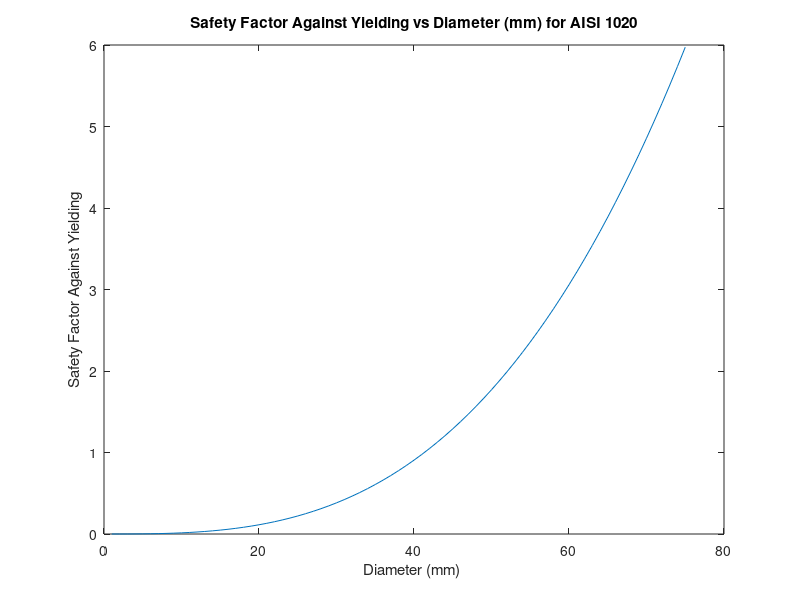
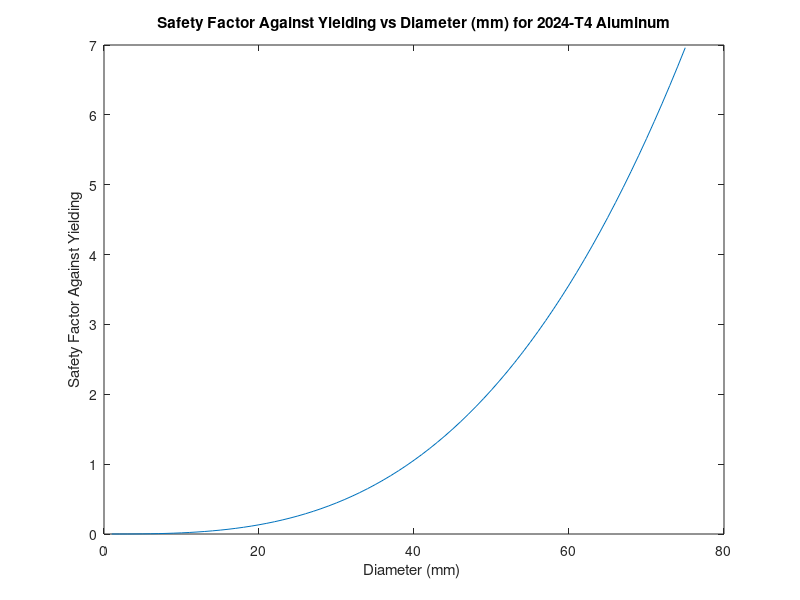
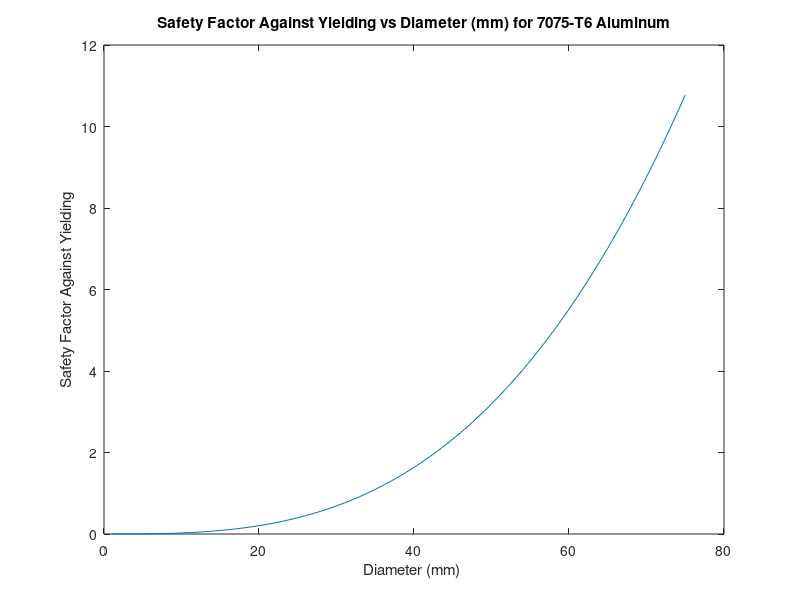
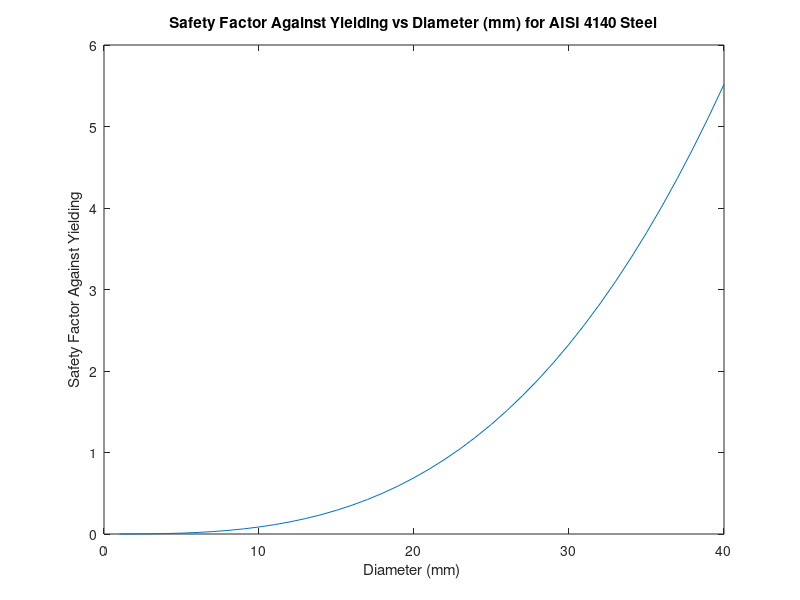

These figures' MATLAB source, in order:
%% MAE 3270 HW 10 Q6 Dowling Problem 7.24 
% Using Tresca Theory (max shear stress theory)
% Prof Alan Zehnder
% Michelle Zhou
% Nov 3, 2021

T = 1.5*10^3; % torque in Nm
M = 1*10^3; % bending moment in Nm

%% Part a: AISI 1020 Steel 
% as rolled 

fprintf('Part a \n');

sigma_o = 260*10^6; % strength in Pa for AISI 1020 steel from Table 3.8
tau_o = sigma_o/2; % shear strength in Pa

d = [0:0.001:0.075]; % diameter list in m

c = d/2; % radius list in m
J = (pi/2)*c.^4; % polar moment of inertia list in m^4
tau_xy = T*c./J; % shear stress due to torque list in Pa

I = J/2; % moment of inertia list in m^4
sigma_x = M*c./I; % normal stress in x-dir due to bending moment in Pa
tau_max = sqrt((sigma_x/2).^2 + tau_xy.^2); % max shear stress from Mohr's circle in Pa

X_o = tau_o./tau_max; % dimesnionless safety factor against yield

% plotting safety factor vs thickness
close all
plot(d*10^3, X_o)
xlabel('Diameter (mm) ')
ylabel('Safety Factor Against Yielding')
title('Safety Factor Against Yielding vs Diameter (mm) for AISI 1020')

% calculate mass after picking off value from ^ graph
d_pick = 52*10^-3; % picked diameter in m
fprintf('The diameter of the solid AISI 1020 shaft would be %2.0f mm \n', d_pick*10^3);

r = d_pick/2; % radius in m
L = 1; % length in m
V = (pi*r^2)*L; % volume of a cylinder

rho = 7900; % density of AISI 1020 in kg/m^3 from Table 3.8
mass_AISI_1020 = rho*V;

fprintf('The mass of the solid AISI 1020 shaft would be %2.1f kg \n', mass_AISI_1020);
fprintf('\n');

%% Part b 2024-T4 Aluminum
fprintf('\n');
fprintf('Part b \n');

sigma_o = 303*10^6; % 0.2% yield strength in tension in Pa for 2024-T4 Aluminum from Table 3.2
tau_o = sigma_o/2; % shear strength in Pa

d = [0:0.001:0.075]; % diameter list in m

c = d/2; % radius list in m
J = (pi/2)*c.^4; % polar moment of inertia list in m^4
tau_xy = T*c./J; % shear stress due to torque list in Pa

I = J/2; % moment of inertia list in m^4
sigma_x = M*c./I; % normal stress in x-dir due to bending moment in Pa
tau_max = sqrt((sigma_x/2).^2 + tau_xy.^2); % max shear stress from Mohr's circle in Pa

X_o = tau_o./tau_max; % dimesnionless safety factor against yield

% plotting safety factor vs thickness
figure
plot(d*10^3, X_o)
xlabel('Diameter (mm) ')
ylabel('Safety Factor Against Yielding')
title('Safety Factor Against Yielding vs Diameter (mm) for 2024-T4 Aluminum')

% calculate mass after picking off value from ^ graph
d_pick = 50*10^-3; % picked diameter in m
fprintf('The diameter of the solid 2024-T4 Aluminum shaft would be %2.0f mm \n', d_pick*10^3);

r = d_pick/2; % radius in m
L = 1; % length in m
V = (pi*r^2)*L; % volume of a cylinder

rho = 2768; % density of aluminum from Granta
mass_2024_T4 = rho*V;

fprintf('The mass of the solid 2024-T4 Aluminum shaft would be %2.1f kg \n', mass_2024_T4);
fprintf('\n');

%% Part b: 7075-T6 Aluminum

sigma_o = 469*10^6; % strength in Pa for 7075-T6 Aluminum from Table 3.8
tau_o = sigma_o/2; % shear strength in Pa

d = [0:0.001:0.075]; % diameter list in m

c = d/2; % radius list in m
J = (pi/2)*c.^4; % polar moment of inertia list in m^4
tau_xy = T*c./J; % shear stress due to torque list in Pa

I = J/2; % moment of inertia list in m^4
sigma_x = M*c./I; % normal stress in x-dir due to bending moment in Pa
tau_max = sqrt((sigma_x/2).^2 + tau_xy.^2); % max shear stress from Mohr's circle in Pa

X_o = tau_o./tau_max; % dimesnionless safety factor against yield

% plotting safety factor vs thickness
figure
plot(d*10^3, X_o)
xlabel('Diameter (mm) ')
ylabel('Safety Factor Against Yielding')
title('Safety Factor Against Yielding vs Diameter (mm) for 7075-T6 Aluminum')

% calculate mass after picking off value from ^ graph
d_pick = 43*10^-3; % picked diameter in m
fprintf('The diameter of the solid 7075-T6 Aluminum shaft would be %2.0f mm \n', d_pick*10^3);

r = d_pick/2; % radius in m
L = 1; % length in m
V = (pi*r^2)*L; % volume of a cylinder

rho = 2700; % density of aluminum from Granta
mass_7075_T6 = rho*V;

fprintf('The mass of the solid 7075-T6 Aluminum shaft would be %2.1f kg \n', mass_7075_T6);
fprintf('\n');

%% Part b: AISI 4140 Steel from Problem 4.7
% I chose oil quenched and tempered at 205 deg Celsius

sigma_o = 1583*10^6; % strength in Pa for 140 Steel from Problem 4.7
tau_o = sigma_o/2; % shear strength in Pa

d = [0:0.001:0.04]; % diameter list in m

c = d/2; % radius list in m
J = (pi/2)*c.^4; % polar moment of inertia list in m^4
tau_xy = T*c./J; % shear stress due to torque list in Pa

I = J/2; % moment of inertia list in m^4
sigma_x = M*c./I; % normal stress in x-dir due to bending moment in Pa
tau_max = sqrt((sigma_x/2).^2 + tau_xy.^2); % max shear stress from Mohr's circle in Pa

X_o = tau_o./tau_max; % dimensionless safety factor against yield

% plotting safety factor vs thickness
figure
plot(d*10^3, X_o)
xlabel('Diameter (mm) ')
ylabel('Safety Factor Against Yielding')
title('Safety Factor Against Yielding vs Diameter (mm) for AISI 4140 Steel')

% calculate mass after picking off value from ^ graph
d_pick = 28*10^-3; % picked diameter in m
fprintf('The diameter of the solid AISI 4140 Steel shaft would be %2.0f mm \n', d_pick*10^3);

r = d_pick/2; % radius in m
L = 1; % length in m
V = (pi*r^2)*L; % volume of a cylinder

rho = 7889; % density of Low ally steel, AISI 4140, oil quenched and tempered at 205 deg C from Granta
mass_AISI_4140 = rho*V;

fprintf('The mass of the solid AISI 4140 Steel shaft would be %2.1f kg \n', mass_AISI_4140);
fprintf('\n');
fprintf('\n');

%% Part c: comparing shafts of various materials

fprintf('Part c \n');

price_lb = [0.35 1 1.8 0.4]; % price per lb of each material

weight = 2.2*[mass_AISI_1020 mass_2024_T4 mass_7075_T6 mass_AISI_4140]; % weight of each shaft in lbs

price = price_lb.*weight; % price of each shaft

fprintf('The price of the solid AISI 1020 Steel shaft would be $%3.2f \n', price(1));
fprintf('The price of the solid 2024-T4 Aluminum shaft would be $%3.2f \n', price(2));
fprintf('The price of the solid 7075-T6 Aluminum shaft would be $%3.2f \n', price(3));
fprintf('The price of the solid AISI 4140 Steel shaft would be $%3.2f \n', price(4));

fprintf('The solid AISI 4140 Steel shaft would be the best material for a shaft that is light in weight and inexpensive.');
